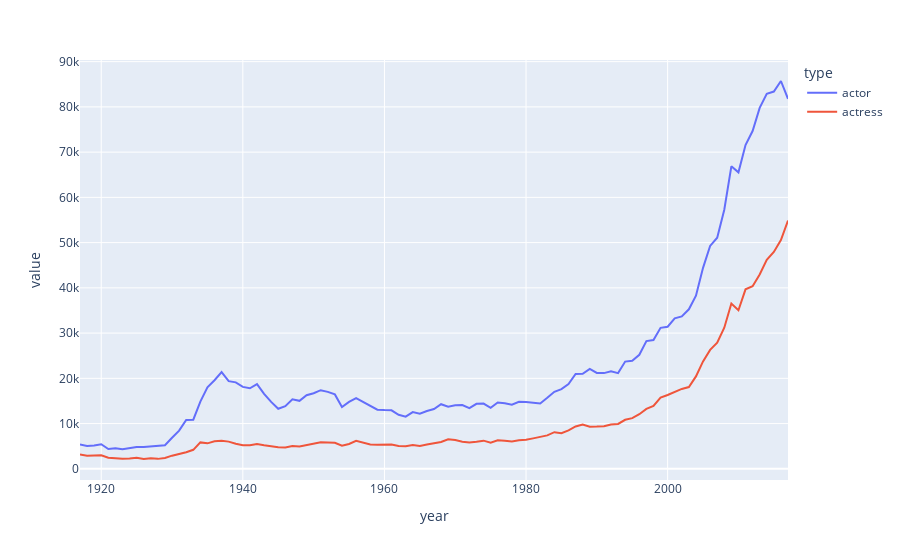

Notebook cell for this chart:
### Markdown cell above
Here's the same plot on the full data plot using plotly (explained below).

### Code cell
pd.options.plotting.backend = "plotly"
ct_film_genders.plot()
